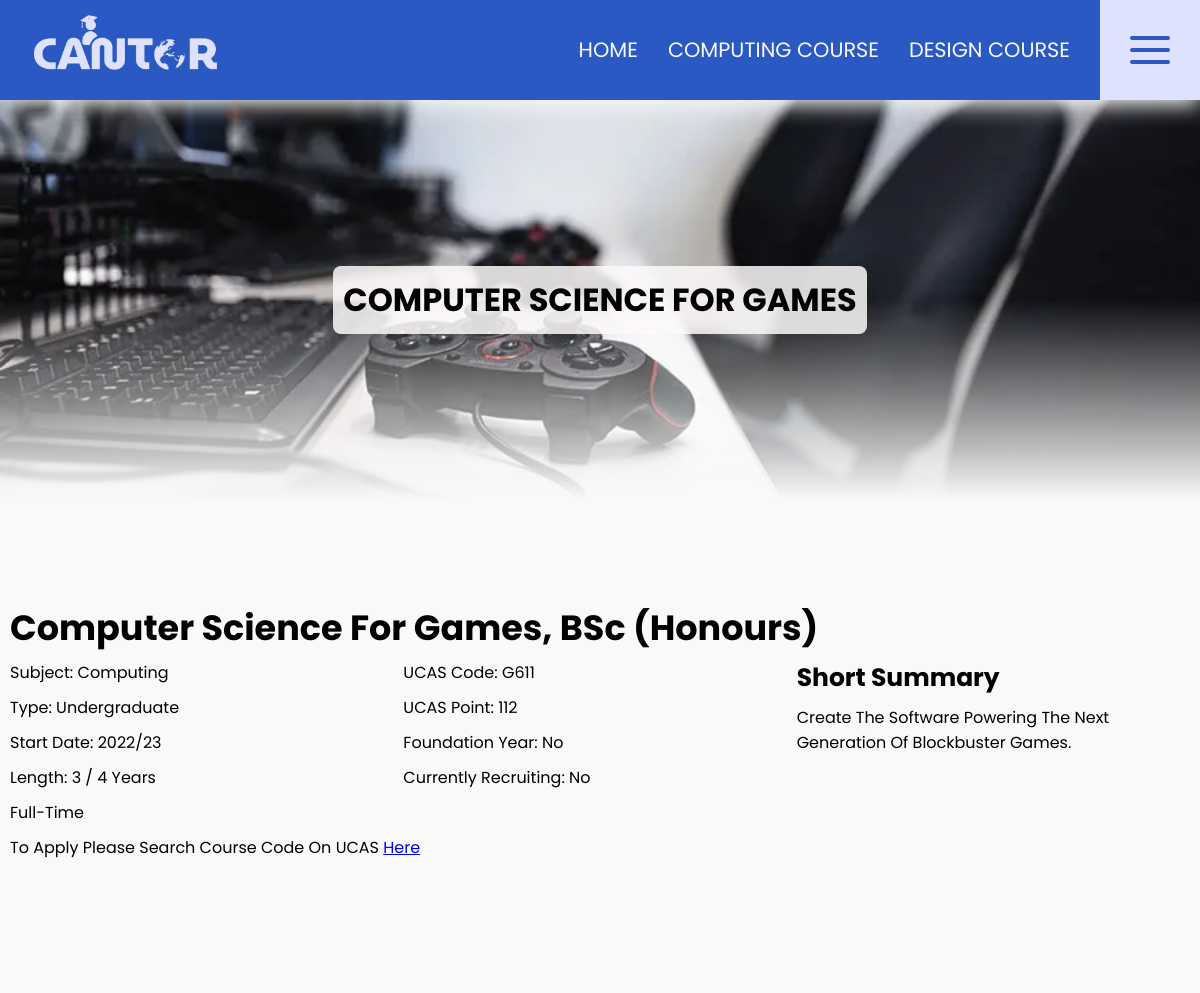
Screenshot of /website_code/detail-computing.php?courseID=4 with the database file from the repository.
### tables this page shows
CREATE TABLE `computer` (
  `ID` int(3) NOT NULL,
  `Title` varchar(100) NOT NULL,
  `Type` varchar(20) NOT NULL,
  `Summary` varchar(255) NOT NULL,
  `AwardName` varchar(20) NOT NULL,
  `UCASCode` varchar(5) DEFAULT NULL,
  `UCASPoint` varchar(5) DEFAULT NULL,
  `Year` varchar(10) NOT NULL,
  `Attandance` varchar(15) NOT NULL,
  `Length` varchar(15) NOT NULL,
  `Foundation` varchar(5) NOT NULL,
  `Subject` varchar(20) NOT NULL,
  `Recruiting` varchar(5) NOT NULL,
  `IMGName` varchar(100) NOT NULL,
  `IMGAlt` varchar(255) NOT NULL
);

### website_code/detail-computing.php (the view, shortened to what this page needs)
<?php
require_once('include/database.php');
$getCourseID = $_GET["courseID"];
$stmt = $mySQLI->prepare("SELECT * FROM computer WHERE ID = ?");
$stmt->bind_param('i', $getCourseID);
$stmt->execute();
$result = $stmt->get_result();
$obj = $result->fetch_object();
?>
<!DOCTYPE html>
<html lang="en">
<head>
    <?php include("include/head.php") ?>
</head>
<body>
    <?php include("include/header.php") ?>
    <main id="detail">
        <div class="span-1 hero">
            <img src="<?= $obj->IMGName ?>" alt="<?= $obj->IMGAlt ?>">
            <h1>
                <?= $obj->Title ?>
            </h1>
        </div>
        <section class="span-1 grid">
            <h2 class="span-1">
                <?= $obj->Title ?>, <?= $obj->AwardName ?>
            </h2>
            <div class="span-3">
                <p>Subject: <?= $obj->Subject ?></p>
                <p>Type: <?= $obj->Type ?></p>
                <p>Start Date: <?= $obj->Year ?></p>
                <p>Length: <?= $obj->Length ?></p>
                <p>
                    <?= $obj->Attandance ?>
                </p>
            </div>
            <div class="span-3">
                <p>UCAS code: <?= $obj->UCASCode ?></p>
                <p>UCAS point: <?= $obj->UCASPoint ?></p>
                <p>Foundation year: <?= $obj->Foundation ?></p>
                <p>Currently recruiting: <?= $obj->Recruiting ?></p>
            </div>
            <div class="span-3">
                <h3>Short summary</h3>
                <p class="summary">
                    <?= $obj->Summary ?>
                </p>
            </div>
            <p class="span-1">To apply please search course code on UCAS <a href="https://www.ucas.com/">here</a></p>
        </section>
    </main>
</body>
</html>

### website_code/style/main.css (style rules this page uses)
* { padding: 0; margin: 0; box-sizing: border-box; }
:root { --white: #f9f9f9; --black: #0a0a0a; --purple: #2B59C3; --light-purple: #DFE2FF; --btn: #2B59C3; --btnHover: #194099; --font: 'Poppins', sans-serif; --transition: 500ms; }
body { font-family: var(--font); background: var(--white); }
main { padding-top: 100px; }
main, footer { display: grid; grid-template-columns: repeat(4, 1fr); gap: 0px 10px; width: clamp(200px, 100%, 1400px); margin: auto; }
.grid { display: grid; grid-template-columns: repeat(4, 1fr); }
.span-1, .span-2, .span-3 { grid-column: span 4; }
@media only screen and (min-width: 1000px) { main, footer, .grid { grid-template-columns: repeat(12, 1fr); } }
@media only screen and (min-width: 1000px) { .span-1 { grid-column: span 12; } }

### website_code/style/mobile.css (style rules this page uses)
h2 { font-size: 35px; line-height: 100%; text-transform: capitalize; margin: 10px 0px; }
h3 { font-size: 25px; line-height: 100%; text-transform: capitalize; margin: 10px 0px; }
p { text-transform: capitalize; }
.hero { display: flex; justify-content: center; align-items: center; height: 400px; width: 100%; }
.hero h1 { position: absolute; padding: 10px; margin: 10px; background-color: rgb(253, 249, 249, 0.85); border-radius: 8px; text-align: center; text-transform: uppercase; }
.hero img { height: inherit; width: inherit; object-fit: cover; -webkit-mask-image: linear-gradient(white 50%, transparent); mask-image: linear-gradient(white 50%, transparent); }
section { padding: 100px 10px; background-color: #ffffff; min-height: 400px; }
section:nth-child(even) { background-color: #f9f9f9; }
#detail p { padding: 5px 0px; }

### rows the page displays
computer: IMGName (picture), Title "COMPUTER SCIENCE FOR GAMES", Title "Computer Science For Games", AwardName "BSc (Honours)", Subject "Computing", Type "Undergraduate", Year "2022/23", Length "3 / 4 Years", Attandance "Full-Time", UCASCode "G611", UCASPoint "112", Foundation "No", Recruiting "No", Summary "Create The Software Powering The Next Generation Of Blockbuster Games."
